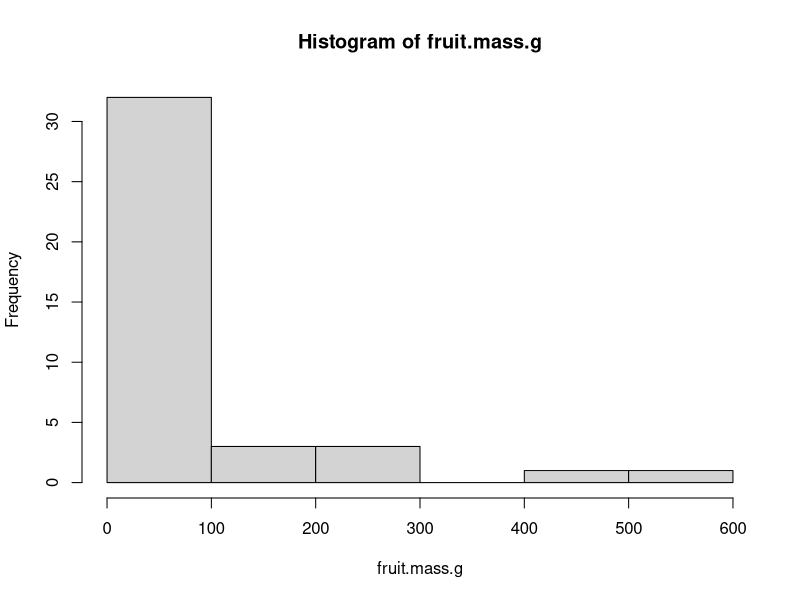
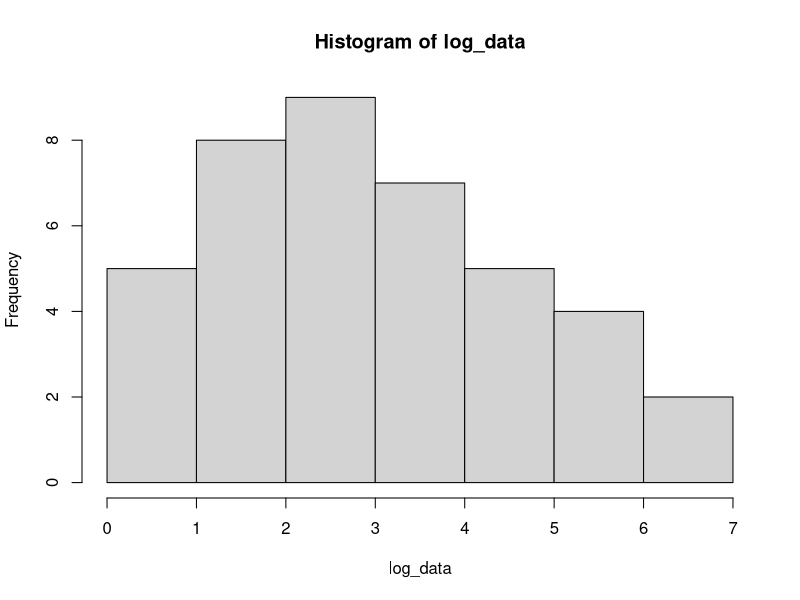

Source code (R) for these figures, in order:
#In class and homework for the week.

# Name: Matthew Tuttle

# In an effort to keep up with rising starfruit demand, you begin taking measurements of yields of fruit from individual plants. Below is data of fruit mass in grams from each plant.
fruit.mass.g<-c(9.98,37.87,16.72,9.83,6.01,30.08,59.23,8.15,246.81,8.2,0.12,3.52,218.36,73.75,5.99,2.63,155.61,3.85,90.17,27.18,8.88,6.5,1.39,234.51,1.07,22.94,3,0.82,0.6,551.9,14.59,21.63,50.24,126.92,5.3,35.75,2.11,411.13,142.95,10.27)


#1. Use a histogram to look at the shape of your fruit mass data.

hist_init <- hist(fruit.mass.g)

#2. Log transform the data and use a histogram to look at the shape of your fruit mass data.

log_data <- log(fruit.mass.g + 1) # Added a constant of 1 since some values in dataset are less than 1
hist_log <- hist(log_data)

#3. Calculate the 95% CI and provide the answer in grams. (Hint: think about how your data is transformed!) 

the.mean <- mean(log_data)
std.dev <- sd(log_data)
n <- length(log_data)
std.error <- std.dev/sqrt(n)
the.CI <- qt(0.975, df = n-1) * std.error

lower.CI.log <- the.mean - the.CI
upper.CI.log <- the.mean + the.CI

lower.CI.g <- exp(lower.CI.log) - 1 # Backtransformed lower 95% confidence interval
upper.CI.g <- exp(upper.CI.log) - 1 # Backtransformed upper 95% confidence interval

#4 Wow! You found a super tree. It yields 754 g of starfruit. How exceptional is this tree? (What is the probability of finding that yield or greater based on the data?)

exceptionality <- pt(log(754 + 1), df = n-1, lower.tail = FALSE)
